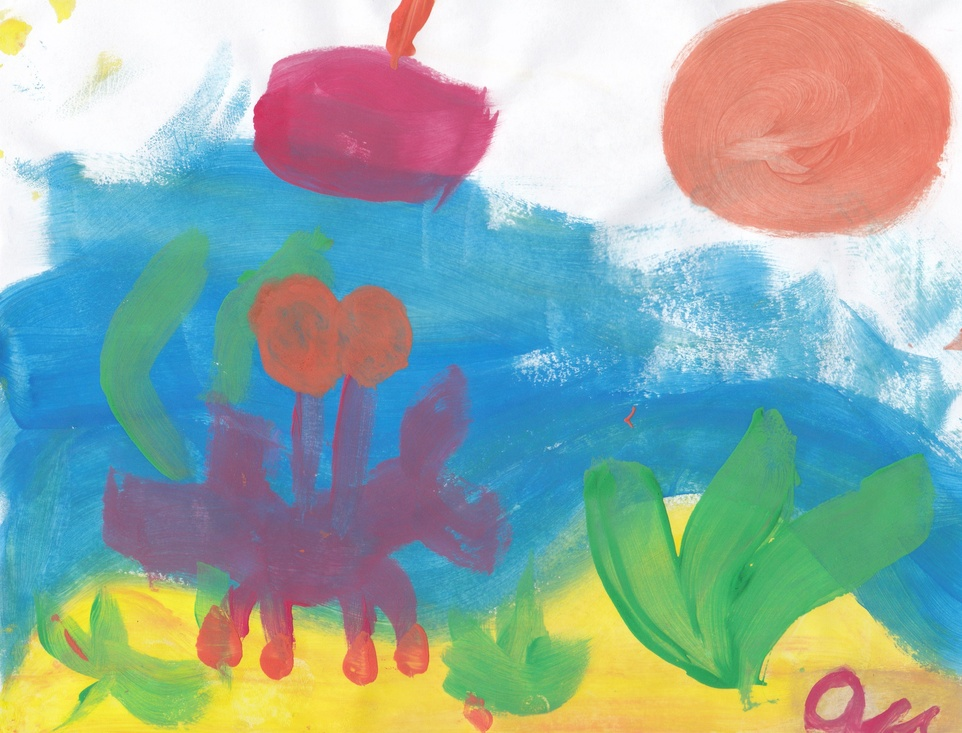
#> input picture Art/AB-2020 (2).jpg, 962 x 733 px, shrunk from 3235 x 2464 before the run; its folder holds only this picture in this run
$ python paintings.py   (older library calls are emulated)
#> lines starting #> are read from the running program, lines starting #| are printed output that depends on the picture
import os, shutil
from PIL import Image, ImageOps, ImageDraw, ImageFont
import glob
import re


os.chdir('Art')

## Function to add Title to image

def add_title(img_src, title, year):

    img = Image.open(img_src, 'r')
    draw = ImageDraw.Draw(img)
    w, h = img.size

    title_font = ImageFont.truetype("arial.ttf", 80)
    year_font = ImageFont.truetype("arial.ttf", 65)
    title_w, title_h = draw.textsize(title, title_font)
    year_w, year_h = draw.textsize(year, year_font)

    draw.text(((w - title_w) / 2, (h-155) - title_h), title, (255,255,255), font=title_font, stroke_width=2, stroke_fill='#eeda19')
    draw.text(((w - year_w) / 2, (h-75) - year_h), year, (255,255,255), font=year_font, stroke_width=2, stroke_fill='#eeda19')
    img.save(img_src)
    return img_src

## Function to add border

def border(img_src):
#> called with img_src = 'AB-2020 (2).jpg'
    img = Image.open(img_src)
#> img is the input picture: PIL image 962x733 RGB; mean R, G, B 149.5, 172.6, 166.2
    add_grey_border = ImageOps.expand(img,border=50,fill='grey')
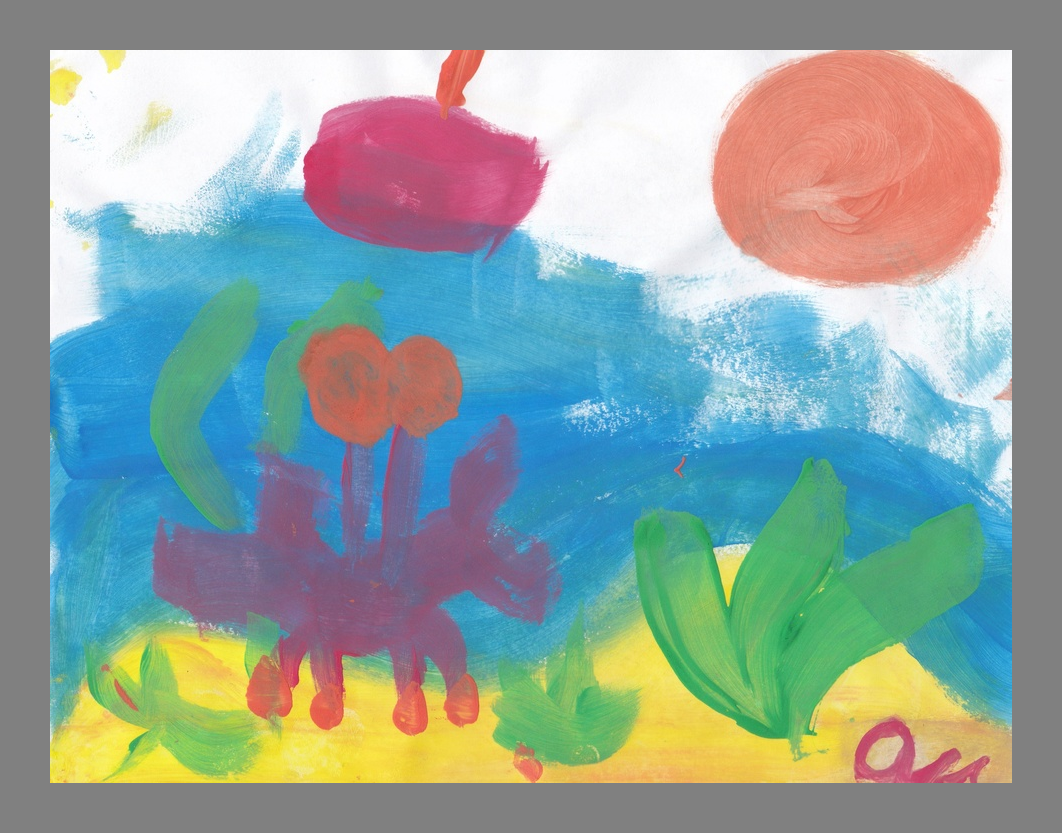
#> add_grey_border: PIL image 1062x833 RGB; mean R, G, B 145.1, 163.5, 158.4
    add_black_border = ImageOps.expand(add_grey_border,border=300,fill='black')
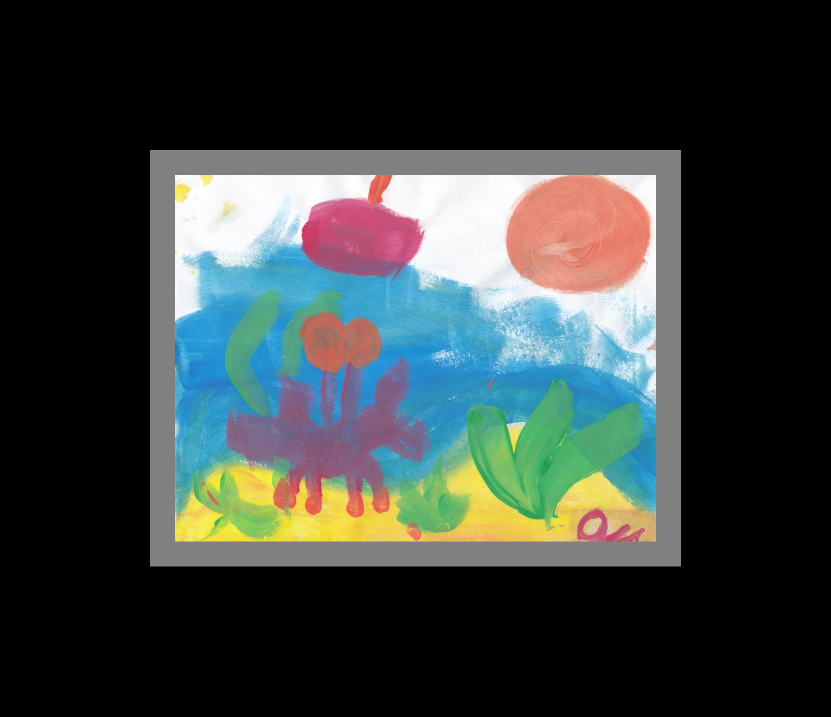
#> add_black_border: PIL image 1662x1433 RGB (shown at 1/2 size); mean R, G, B 53.9, 60.7, 58.8
    add_black_border.save(img_src.replace('jpg', 'jpeg'))

## Function to show which files are done

def done(img_src):
    print(img_src, "is finished")

## Loop through original images to add border

for i in glob.glob('*.jpg'):
  border(i)

## Loop through newly created bordered images to add title and year

for i in glob.glob('*.jpeg'):
  if i.startswith('AB'):
    title = "Aveen"
  elif i.startswith('OB'):
    title = "Olivia"
  elif i.startswith('KB'):
    title = "Katie"

  year = re.findall("\d{4}", i)[0]
  add_title(i, title, year)
  done(i)

# [19 lines of commented-out code are left out]

$ run again, on Art/AB-2020(3).jpg
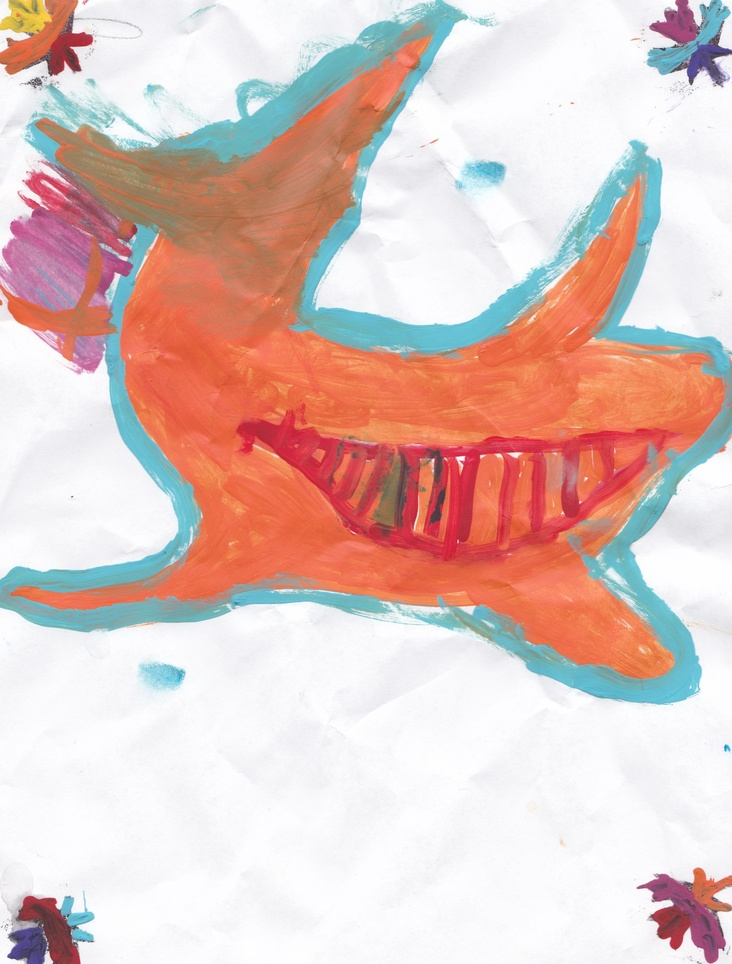
#> input picture Art/AB-2020(3).jpg, 732 x 964 px, shrunk from 2409 x 3175 before the run
#> in border, img is the input picture: PIL image 732x964 RGB; mean R, G, B 222.6, 196.4, 191.3
#> in border, `add_grey_border = ImageOps.expand(img,border=50,fill='grey')`:
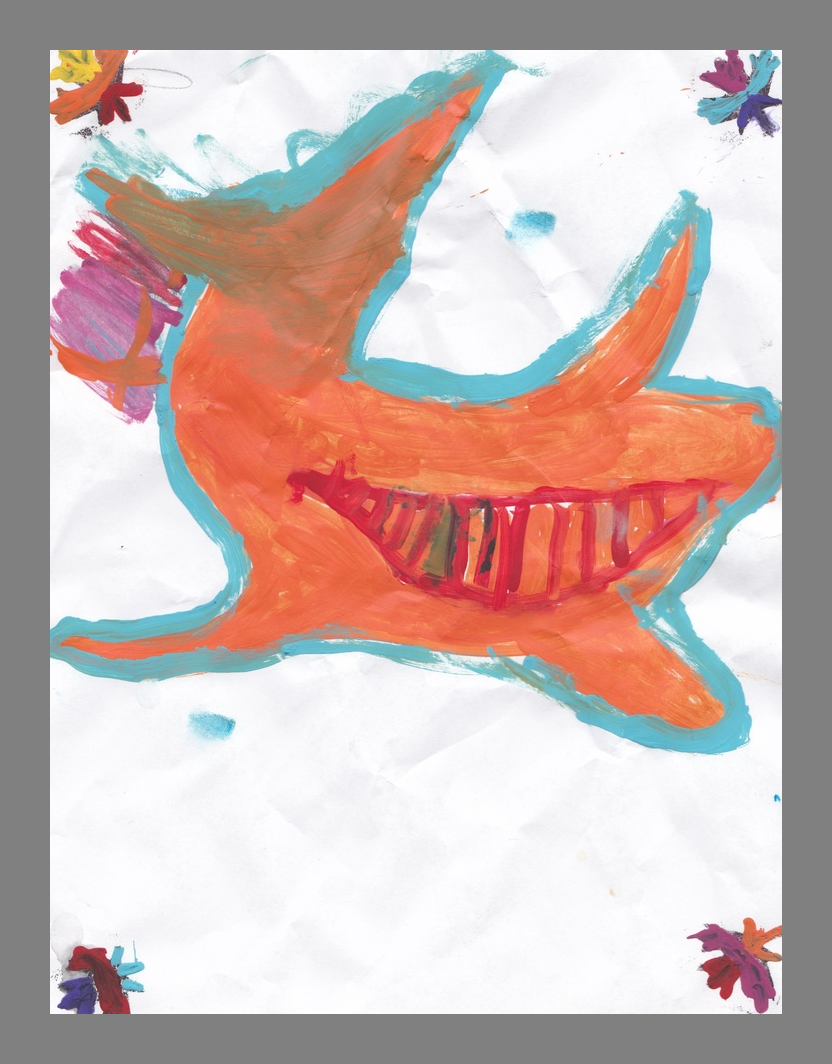
#> add_grey_border: PIL image 832x1064 RGB; mean R, G, B 203.4, 182.5, 178.5
#> in border, `add_black_border = ImageOps.expand(add_grey_border,border=300,fill='bl..`:
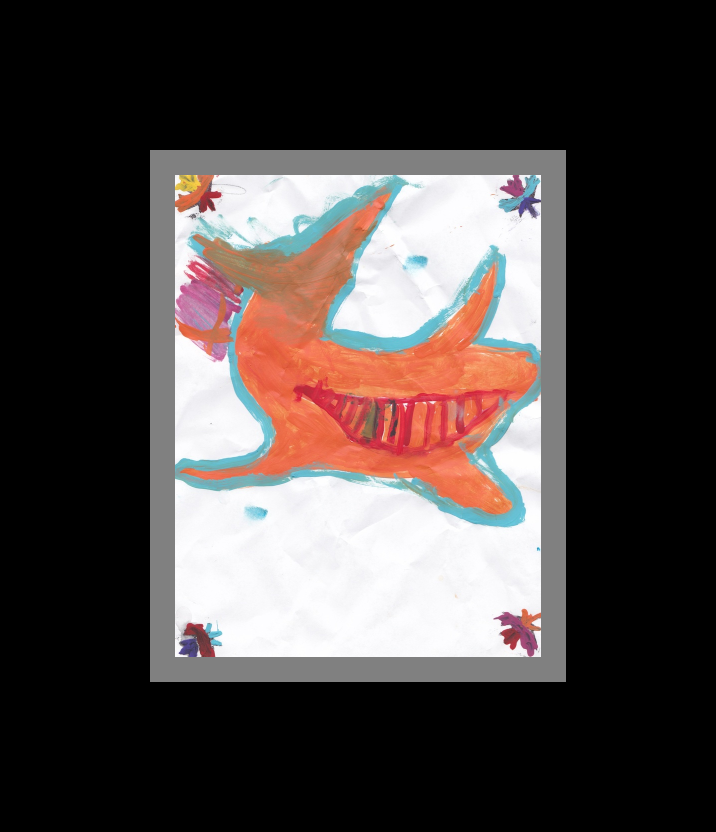
#> add_black_border: PIL image 1432x1664 RGB (shown at 1/2 size); mean R, G, B 75.6, 67.8, 66.3

$ run again, on Art/AB-2020.jpg
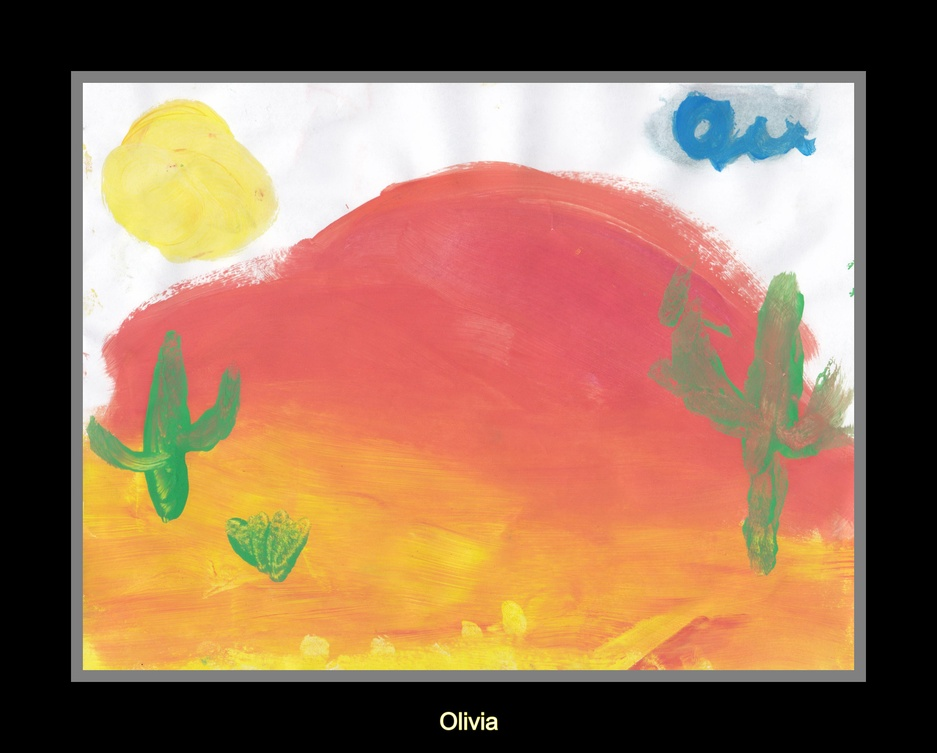
#> input picture Art/AB-2020.jpg, 937 x 753 px, shrunk from 3958 x 3180 before the run
#> in border, img is the input picture: PIL image 937x753 RGB; mean R, G, B 151.6, 112.6, 87.3
#> in border, `add_grey_border = ImageOps.expand(img,border=50,fill='grey')`:
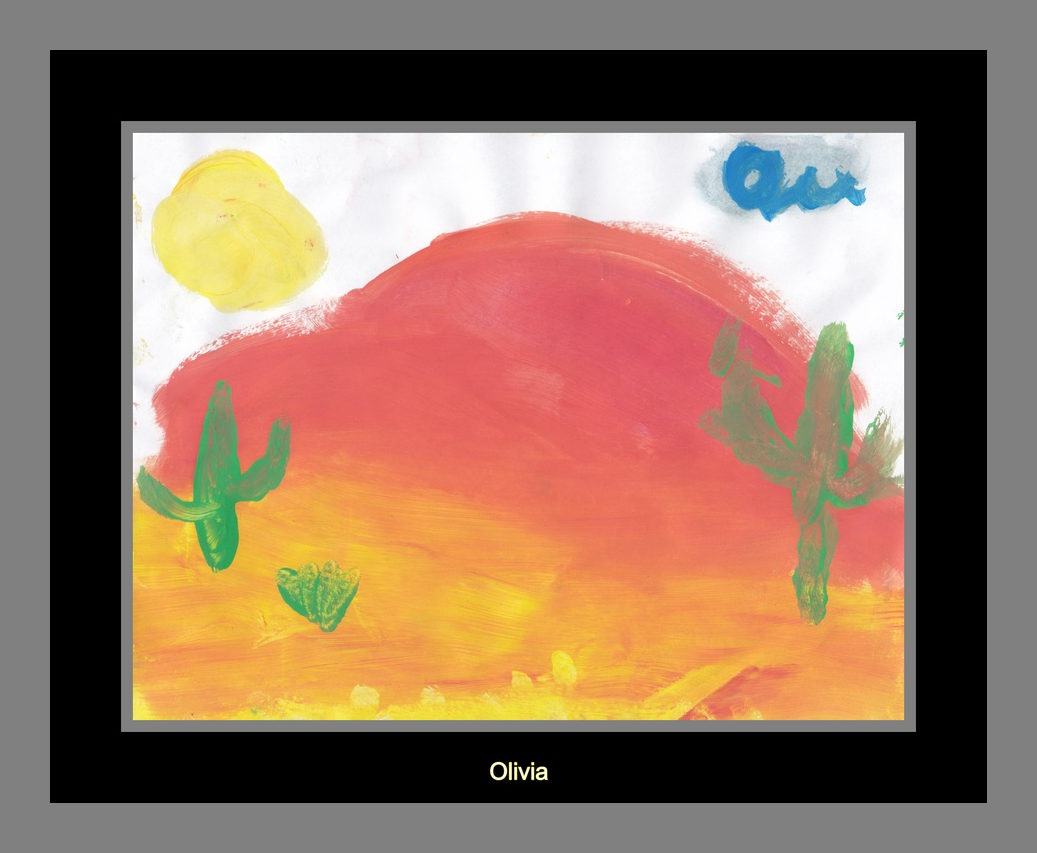
#> add_grey_border: PIL image 1037x853 RGB; mean R, G, B 146.8, 115.7, 95.5
#> in border, `add_black_border = ImageOps.expand(add_grey_border,border=300,fill='bl..`:
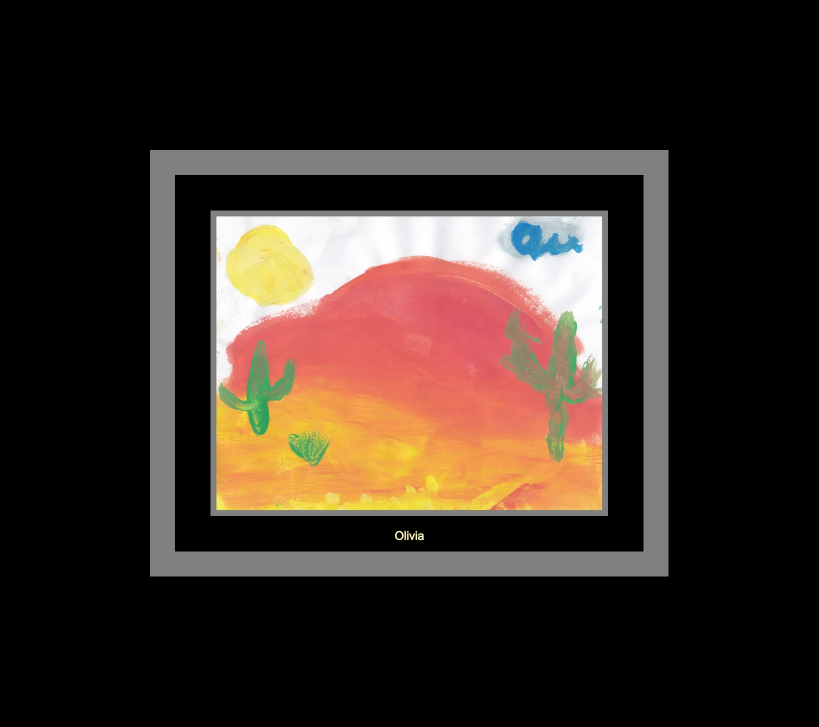
#> add_black_border: PIL image 1637x1453 RGB (shown at 1/2 size); mean R, G, B 54.6, 43, 35.5
